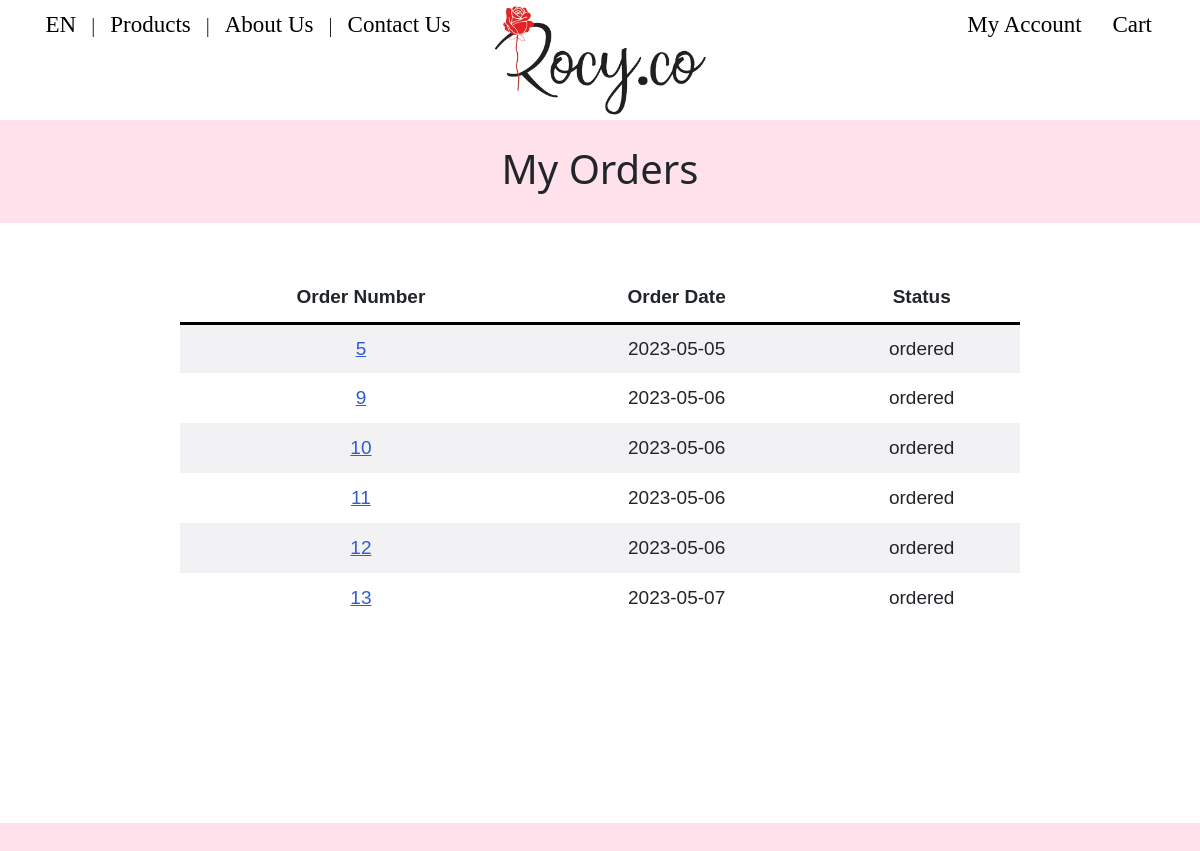
Screenshot of /MyAccount/myOrders (signed in) with the database file from the repository.
### tables this page shows
CREATE TABLE `order` (
  `order_id` int(5) NOT NULL,
  `user_id` int(4) NOT NULL,
  `order_date` date NOT NULL DEFAULT current_timestamp(),
  `status` enum('cart','ordered','finished') DEFAULT NULL,
  `total_price` float NOT NULL,
  `isDelivery` tinyint(1) NOT NULL
);

### app/core/Controller.php (called while the page is built, shortened)
<?php
class Controller{
	function view($name, $data = []){
		include('app/views/' . $name . '.php');
	}
}

### app/controllers/MyAccount.php (called while the page is built, shortened)
<?php
class MyAccount extends \app\core\Controller{
	function myOrders() {
		$order = new \app\models\Order();
		$order = $order->getAllOrdersByUser($_SESSION['user_id']);
		$this->view('MyAccount/my_order', $order);
	}
}

### app/core/App.php (called while the page is built, shortened)
<?php
class App{
	function __construct(){
		$request = $this->parseUrl($_GET['url'] ?? '');
		$method = 'index';
		if(file_exists('app/controllers/' . $request[0] . '.php'))
		{
			unset($request[0]);
		}
		$controller = new $controller;
		if(isset($request[1]) && method_exists($controller, $request[1])){
			$method = $request[1];
			unset($request[1]);
		}
		$params = array_values($request);
		call_user_func_array([$controller, $method], $params);
	}
	function parseUrl($url){
		return explode('/', trim($url, '/'));
	}
}

### index.php (called while the page is built, shortened)
<?php
new app\core\App;

### app/models/Order.php (called while the page is built, shortened)
<?php
class Order extends \app\core\Model{
	public function getAllOrdersByUser($user_id){
		$SQL = "SELECT * FROM `order` WHERE user_id=:user_id AND status IN('ordered','finished')";
		$STH = self::$connection->prepare($SQL);
		$STH->execute(['user_id'=>$user_id]);
		$STH->setFetchMode(\PDO::FETCH_CLASS, 'app\models\Order');
		return $STH->fetchAll();
	}
}

### app/core/Model.php (called while the page is built, shortened)
<?php
class Model{
	public static ?PDO $connection = null;
	public function __construct(){
		if(self::$connection == null){
			$env = \Dotenv\Dotenv::createImmutable(getcwd());
			$host = $_ENV['db_host'];
			$dbname = $_ENV['db_name'];
			$user = $_ENV['db_user'];
			$pass = $_ENV['db_pass'];
			$charset = $_ENV['db_charset'];
			try {
				$options = [
					PDO::ATTR_ERRMODE => PDO::ERRMODE_EXCEPTION,
					PDO::ATTR_DEFAULT_FETCH_MODE => PDO::FETCH_CLASS,
					PDO::ATTR_EMULATE_PREPARES => false
				];
				self::$connection = new PDO("mysql:host=$host;dbname=$dbname;charset=$charset", $user, $pass, $options);
				self::$connection->query("SET NAMES $charset");
			}
			catch(PDOException $e) {
				echo $e->getMessage();
			}
		}
	}
}

### app/views/MyAccount/my_order.php (the view, shortened to what this page needs)
<link rel="stylesheet" type="text/css" href="/resources/styles/pageContent.css">
<link rel="stylesheet" type="text/css" href="/resources/styles/myOrders.css">
<h1 class='pageTitle'>My Orders</h1>
<div class='content'>
<table>
    <tr class="attributes">
        <th>Order Number</th>
        <th>Order Date</th>
        <th>Status</th>
    </tr>
    <?php foreach ($data as $order) { ?>
        <tr>
            <td><a href='/MyAccount/orderDetail/<?=$order->order_id?>'><?= htmlentities($order->order_id) ?></a></td>
            <td><?= htmlentities($order->order_date) ?></td>
            <td><?= htmlentities($order->status) ?></td>
        </tr>
    <?php
    }
    ?>
</table>
</div>

### resources/styles/pageContent.css (style rules this page uses)
.content { margin-left: auto; margin-right: auto; min-width: 1200px; width: 90%; height: auto; min-height: 600px; padding-top: 50px; padding-bottom: 50px; overflow: auto; background-color: white; justify-content: space-between; overflow-y: hidden; overflow-x: hidden; }
.pageTitle { min-width: 1200px; padding-top: 25px; padding-bottom: 70px; height: 50px; text-align: center; font-size: 40px; }

### resources/styles/myOrders.css (style rules this page uses)
table .attributes { border-bottom: 3px solid black; }
table { margin: 0 auto; font-family: arial, sans-serif; border-collapse: collapse; width: 70%; text-align: center; }
table tr { height: 50px; }
td, th { font-size: 19px; padding: 8px; padding-left: 20px; }
tr:nth-child(even) { background-color: #F2F1F4; }
table a { color: #2f5bd3; text-decoration: underline; }

### resources/styles/default.css (style rules this page uses)
body { margin: 0px; padding: 0px; background-repeat: no-repeat; background: fixed; background: #FFE1EB; background-size: cover; }

### resources/styles/navBar.css (style rules this page uses)
a { text-decoration: none; color: black; }

### rows the page displays
order: order_id "5", order_date "2023-05-05", status "ordered"
order: order_id "9", order_date "2023-05-06", status "ordered"
order: order_id "10", order_date "2023-05-06", status "ordered"
order: order_id "11", order_date "2023-05-06", status "ordered"
order: order_id "12", order_date "2023-05-06", status "ordered"
order: order_id "13", order_date "2023-05-07", status "ordered"
